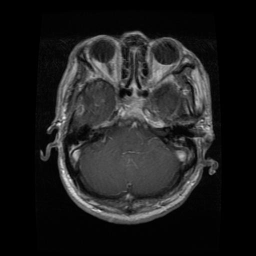
#> input picture Training/glioma/Tr-gl_0059.jpg, 256 x 256 px; its folder holds only this picture in this run
$ jupyter execute --allow-errors Tubes_Tumor.ipynb
#> lines starting #> are read from the running program, lines starting #| are printed output that depends on the picture; after the words box and inside, x2 and y2 are one past the last pixel; in counts of white or black regions, pixels touching at a corner belong together
[cell 1]
import numpy as np
import matplotlib.pyplot as plt
import cv2 as cv
import os

# INSERT GAMBAR, GRAYSCALE

Kode di atas mengimplementasikan fungsi `insertGambar` yang digunakan untuk membaca dan memproses gambar-gambar dalam folder yang ditentukan. Fungsi ini menggunakan library `os` untuk mengiterasi melalui direktori dalam `folder` dan mengumpulkan informasi tentang gambar-gambar tersebut. Dalam setiap iterasi, gambar dibaca menggunakan `cv.imread` dengan mode pembacaan 255, yang mengacu pada mode warna RGB. Nama file dan label dari gambar tersebut ditambahkan ke list `filenames` dan `labels` masing-masing. Gambar yang berhasil dibaca ditambahkan ke list `images`. Akhirnya, fungsi mengembalikan tiga list tersebut: `images` yang berisi gambar-gambar, `filenames` yang berisi nama-nama file, dan `labels` yang berisi label-label gambar.

[cell 2]
def insertGambar(folder):
#> called with folder = 'Training'
    images = []
    filenames = []
    labels = []

    for label in os.listdir(folder):
        for filename in os.listdir("Training/"+label):
            img = cv.imread(os.path.join("Training/"+label,filename), 255)
#> img is the input picture: shape (256, 256, 3); min 0, max 249, mean 30.4
            filenames.append(filename)
            labels.append(label)
            if img is not None:
                images.append(img)
    return images, filenames, labels

images, filenames, labels = insertGambar("Training")
#> images = 2 items; filenames = ['Tr-gl_0059.jpg', 'Tr-me_0013.jpg']; labels = ['glioma', 'meningioma']

[cell 3]
plt.imshow(images[1])

[cell 4]
print(len(images))
#| 2

# Resize

Fungsi `resize_image` di bawah mengimplementasikan pemrosesan untuk mengubah ukuran gambar dengan persentase skala yang ditentukan. Fungsi ini menerima masukan berupa list `image` yang berisi gambar-gambar yang ingin diubah ukurannya, serta `scale_percent` yang merupakan persentase skala yang diterapkan pada gambar. Dalam setiap iterasi, fungsi menghitung lebar dan tinggi baru berdasarkan persentase skala dan ukuran awal gambar menggunakan `img.shape`. Kemudian, dimensi baru tersebut digunakan untuk meresize gambar menggunakan `cv.resize` dengan metode interpolasi `cv.INTER_AREA` yang menghasilkan hasil resize yang baik untuk mereduksi ukuran gambar. Gambar yang sudah diresize ditambahkan ke dalam list `resized_images`. Akhirnya, fungsi mengembalikan list `resized_images` yang berisi gambar-gambar yang sudah diubah ukurannya sesuai dengan persentase skala yang ditentukan.

[cell 5]
def resize_image(image, scale_percent):
    resized_images = []
    for img in image:
        width = int(img.shape[1] * scale_percent / 100)
        height = int(img.shape[0] * scale_percent / 100)
        dim = (width, height)
        resized = cv.resize(img, dim, interpolation=cv.INTER_AREA)
        resized_images.append(resized)
    return resized_images

fig = plt.figure(figsize=(20,20))
columns = 5
rows = 3
x = 10
#> (the rest of this cell did not finish here and is left out)

[cell 6]
savePath = "hasil/resize/"
os.makedirs(savePath, exist_ok=True)  # Membuat direktori "hasil/resize/" jika belum ada
for i in range(len(images)):
    save = os.path.join(savePath, filenames[i])
    save = os.path.splitext(save)[0] + ".jpg"  # Mengganti ekstensi gambar menjadi .jpg
    rgb_image = cv.cvtColor(images[i], cv.COLOR_BGR2RGB)  # Mengubah citra menjadi format warna RGB
    cv.imwrite(save, rgb_image)
#> this loop made 2 passes

# AUGMENTASI ROTASI

Fungsi rotasi di dibawah mengimplementasikan pemrosesan rotasi pada citra menggunakan metode transformasi geometri. Fungsi ini menerima input berupa derajat yang merupakan sudut rotasi yang diinginkan,

[cell 7]
def rotasi(derajat, citra):
    panjang, lebar, _ = citra.shape  # Memperoleh dimensi panjang dan lebar citra
    Rotasi_img = np.zeros(citra.shape)

    sudut = derajat * (np.pi / 180)
    tengahx = panjang / 2
    tengahy = lebar / 2

    for i in range(panjang):
        for j in range(lebar):
            x = int((i - tengahx) * np.cos(sudut) - (j - tengahy) * np.sin(sudut) + tengahx)
            y = int((i - tengahx) * np.sin(sudut) + (j - tengahy) * np.cos(sudut) + tengahy)
            if 0 <= x < panjang and 0 <= y < lebar:
                Rotasi_img[i][j] = citra[x][y]

    return Rotasi_img

Kode di bawah ini bertujuan untuk menampilkan citra asli dan citra hasil rotasi dengan sudut yang telah ditentukan. Sudut rotasi yang ingin ditampilkan disimpan dalam list `sudut_rotasi`, sedangkan indeks citra yang ingin ditampilkan disimpan dalam variabel `index_citra`. Pada kode tersebut, citra yang ingin ditampilkan diambil dari list `images` menggunakan `index_citra`. Selanjutnya, dilakukan iterasi melalui setiap sudut rotasi pada `sudut_rotasi`. Setiap citra asli dan citra hasil rotasi dengan sudut tertentu ditampilkan secara visual menggunakan library matplotlib, dengan judul citra sesuai dengan sudut rotasi yang sedang diproses.

[cell 8]
sudut_rotasi = [90, -90, 180]  # Sudut rotasi yang ingin ditampilkan
index_citra = 10  # Indeks citra yang ingin ditampilkan

# Mengambil citra yang dipilih
#> (the rest of this cell did not finish here and is left out)

[cell 9]
savePath = "hasil/rotasi/"  # Ubah path ke folder hasil rotasi sesuai kebutuhan
sudut_rotasi = [90]  # Sudut rotasi yang ingin Anda terapkan
rotasi_data = []  # List untuk menyimpan citra hasil rotasi
os.makedirs(savePath, exist_ok=True)
for i in range(len(images)):
    for sudut in sudut_rotasi:
        # Menerapkan rotasi pada citra
        rgb_image = cv.cvtColor(images[i], cv.COLOR_BGR2RGB)
        hasil_rotasi = rotasi(sudut, rgb_image)  # Menggunakan sudut rotasi dari daftar sudut_rotasi

        # Menyimpan citra hasil rotasi
        save = savePath + f"{filenames[i]}_{sudut}.jpg"  # Menambahkan sudut rotasi pada nama file
        cv.imwrite(save, hasil_rotasi)

        # Menyimpan citra hasil rotasi ke dalam list rotasi_data
        rotasi_data.append(hasil_rotasi)
#> this loop made 2 passes
#> pass 1, `cv.imwrite(save, hasil_rotasi)`:
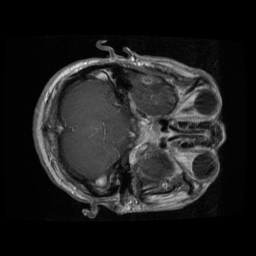
#> saved as Tr-gl_0059.jpg_90.jpg: shape (256, 256, 3); min 0, max 249, mean 30.4
#> pass 2, `cv.imwrite(save, hasil_rotasi)`:
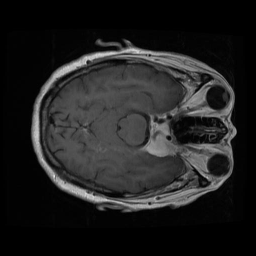
#> saved as Tr-me_0013.jpg_90.jpg: shape (256, 256, 3); min 0, max 225, mean 32.6
#> after the loop, rotasi_data = 2 items

# TRESHOLDING

Metode manual_thresholding di bawah merupakan sebuah fungsi untuk melakukan thresholding secara manual pada sebuah gambar. Fungsi ini menerima dua parameter, yaitu image yang merupakan gambar yang akan di-threshold, dan threshold yang merupakan nilai ambang batas.

[cell 10]
def manual_thresholding(image, threshold):
    if len(image.shape) == 3:  # Gambar berwarna
        gray = cv.cvtColor(image, cv.COLOR_BGR2GRAY)
    else:  # Gambar grayscale
        gray = image

    rows, cols = gray.shape
    thresholded_image = np.zeros((rows, cols), dtype=np.uint8)

    for i in range(rows):
        for j in range(cols):
            if gray[i, j] >= threshold:
                thresholded_image[i, j] = 255
            else:
                thresholded_image[i, j] = 0

    return thresholded_image

Kode di atas melakukan thresholding manual pada setiap citra dalam list `images` dengan menggunakan nilai threshold yang ditentukan. Nilai threshold yang digunakan disimpan dalam variabel `threshold`. Dalam setiap iterasi, fungsi `manual_thresholding` dipanggil untuk melakukan thresholding pada citra dengan menggunakan nilai threshold tersebut. Citra hasil thresholding kemudian ditambahkan ke dalam list `thresholded_images`. Dengan demikian, kode tersebut menghasilkan list `thresholded_images` yang berisi citra-citra yang telah mengalami proses thresholding menggunakan nilai threshold yang telah ditentukan.

[cell 11]
thresholded_images = []
#> thresholded_images = []
threshold = 50  # Nilai threshold yang digunakan

for image in images:
    thresholded_image = manual_thresholding(image, threshold)
    thresholded_images.append(thresholded_image)
#> this loop made 2 passes
#> (rows in manual_thresholding, cols in manual_thresholding) on passes 1 to 2: (256, 256), (256, 256)
#> pass 1, `thresholded_image = manual_thresholding(image, threshold)`:
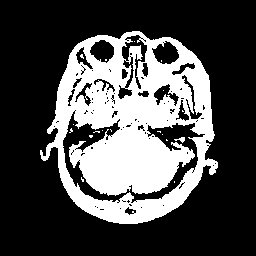
#> thresholded_image: shape (256, 256); 29.9% white; 19 white regions (17 under 20 px), largest, box (x1, y1, x2, y2) and area: (40, 31, 218, 224) 19489, (174, 137, 185, 143) 32
#> pass 2, in manual_thresholding (call 2), `gray = cv.cvtColor(image, cv.COLOR_BGR2GRAY)`:
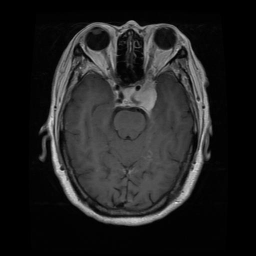
#> gray: shape (256, 256); min 0, max 225, mean 32.6
#> pass 2, `thresholded_image = manual_thresholding(image, threshold)`:
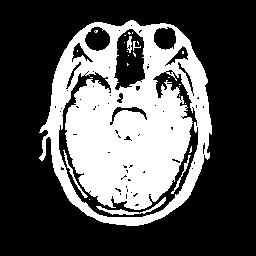
#> thresholded_image: shape (256, 256); 33.2% white; 26 white regions (20 under 20 px), largest, box (x1, y1, x2, y2) and area: (39, 20, 212, 226) 21142, (96, 197, 166, 215) 233, (63, 150, 88, 198) 122, (171, 155, 191, 194) 91, (127, 36, 132, 53) 56, (133, 41, 141, 51) 25
#> after the loop, thresholded_images = 2 items

[cell 12]
fig = plt.figure(figsize=(20,20))
columns = 5
rows = 3
x = 10
#> (the rest of this cell did not finish here and is left out)

[cell 13]
savePath = "hasil/treshold/"
os.makedirs(savePath, exist_ok=True)
for i in range(len(images)):
    # Menerapkan tresholding pada citra menggunakan metode BINARY
    ret, treshold = cv.threshold(images[i], 50, 255, cv.THRESH_BINARY)

    # Menyimpan citra hasil tresholding
    save = savePath + filenames[i] + ".jpg"
    cv.imwrite(save, treshold)
#> this loop made 2 passes
#> save on passes 1 to 2: 'hasil/treshold/Tr-gl_0059.jpg.jpg', 'hasil/treshold/Tr-me_0013.jpg.jpg'
#> pass 1, `ret, treshold = cv.threshold(images[i], 50, 255, cv.THRESH_BINARY)`:
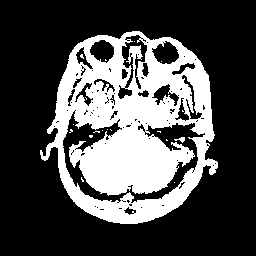
#> treshold: shape (256, 256, 3); 29.6% white; 19 white regions (17 under 20 px), largest, box (x1, y1, x2, y2) and area: (40, 31, 218, 224) 19269, (174, 137, 185, 143) 32
#> pass 2, `ret, treshold = cv.threshold(images[i], 50, 255, cv.THRESH_BINARY)`:
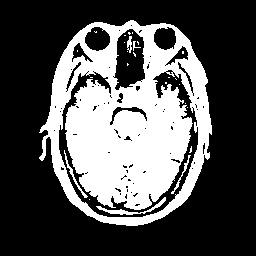
#> treshold: shape (256, 256, 3); 32.8% white; 26 white regions (20 under 20 px), largest, box (x1, y1, x2, y2) and area: (39, 20, 212, 226) 20934, (96, 197, 166, 215) 225, (64, 150, 88, 198) 117, (171, 155, 191, 194) 87, (127, 36, 132, 53) 55, (133, 41, 141, 51) 24

# EDGE DETECTION

Fungsi cv.Canny merupakan metode populer dalam pengolahan citra untuk mendeteksi tepi. Pada kode di bawah, fungsi cv.Canny digunakan untuk menerapkan deteksi tepi Canny pada citra yang telah melalui proses thresholding sebelumnya. Argumen pertama adalah citra yang akan diproses, sedangkan argumen kedua dan ketiga adalah nilai ambang bawah (threshold1) dan nilai ambang atas (threshold2). Deteksi tepi Canny mengidentifikasi perbedaan intensitas piksel yang signifikan dalam citra, menghasilkan garis tepi yang lebih tajam dan akurat dibandingkan dengan metode deteksi tepi lainnya.

[cell 14]
canny_images = []
threshold1 = 100  # Nilai ambang bawah
threshold2 = 200  # Nilai ambang atas

for image in thresholded_images:
    canny_image = cv.Canny(image, threshold1, threshold2)
    canny_images.append(canny_image)
#> after the loop, canny_images = 2 items

fig = plt.figure(figsize=(20, 20))
columns = 5
rows = 3
x = 10
#> (the rest of this cell did not finish here and is left out)

[cell 15]
savePath = "hasil/canny_images/"
os.makedirs(savePath, exist_ok=True)
for i in range(len(images)):
    image = images[i]
    canny_image = cv.Canny(image, 100, 200)  # Lakukan edge detection pada citra

    # Menyimpan citra hasil edge detection
    filename = f"canny_{i}.jpg"
    save = os.path.join(savePath, filename)
    cv.imwrite(save, canny_image)
#> this loop made 2 passes
#> pass 1, `canny_image = cv.Canny(image, 100, 200)`:
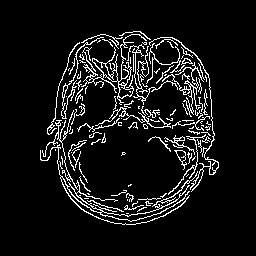
#> canny_image: shape (256, 256); 8.2% white in thin lines or dots, all inside (x1, y1, x2, y2) = (40, 31, 219, 225)
#> pass 2, `canny_image = cv.Canny(image, 100, 200)`:
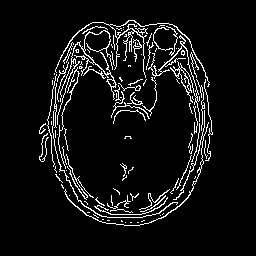
#> canny_image: shape (256, 256); 6.9% white in thin lines or dots, all inside (x1, y1, x2, y2) = (39, 20, 213, 226)

# SEGMENTASI

Segmentasi yang dilakukan pada kode di bawah menggunakan metode penggambaran kontur dan mask, di mana kontur dengan area terbesar diambil dari citra hasil deteksi tepi Canny dan digunakan untuk membuat mask yang akan diterapkan pada citra asli untuk menghasilkan citra segmentasi.

[cell 16]
masked = []
segmented = []
for i in range (len(canny_images)):
    cnt = sorted(cv.findContours(canny_images[i], cv.RETR_LIST, cv.CHAIN_APPROX_SIMPLE)[-2], key=cv.contourArea)[-1]
    mask = np.zeros(images[i].shape[0:2], dtype='uint8')
    masked.append(cv.drawContours(mask, [cnt],-1, 255, -1))
    dst = cv.bitwise_and(images[i], images[i], mask=mask)
    segmented.append(cv.cvtColor(dst, cv.COLOR_BGR2RGB))
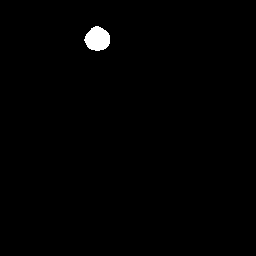
#> mask: shape (256, 256); 0.73% white; 1 white region, box (x1, y1, x2, y2) and area: (84, 26, 110, 51) 481
#> after the loop, masked = 2 items; segmented = 2 items

[cell 17]
fig = plt.figure(figsize=(20, 20))
columns = 5
rows = 3
x = 10
#> (the rest of this cell did not finish here and is left out)

[cell 18]
savePath = "hasil/segmentasi/"
os.makedirs(savePath, exist_ok=True)

for i in range(len(segmented)):
    # Save the segmented image
    filename = f"segmented_{i}.jpg"
    save = os.path.join(savePath, filename)
    cv.imwrite(save, segmented[i])
#> this loop made 2 passes
